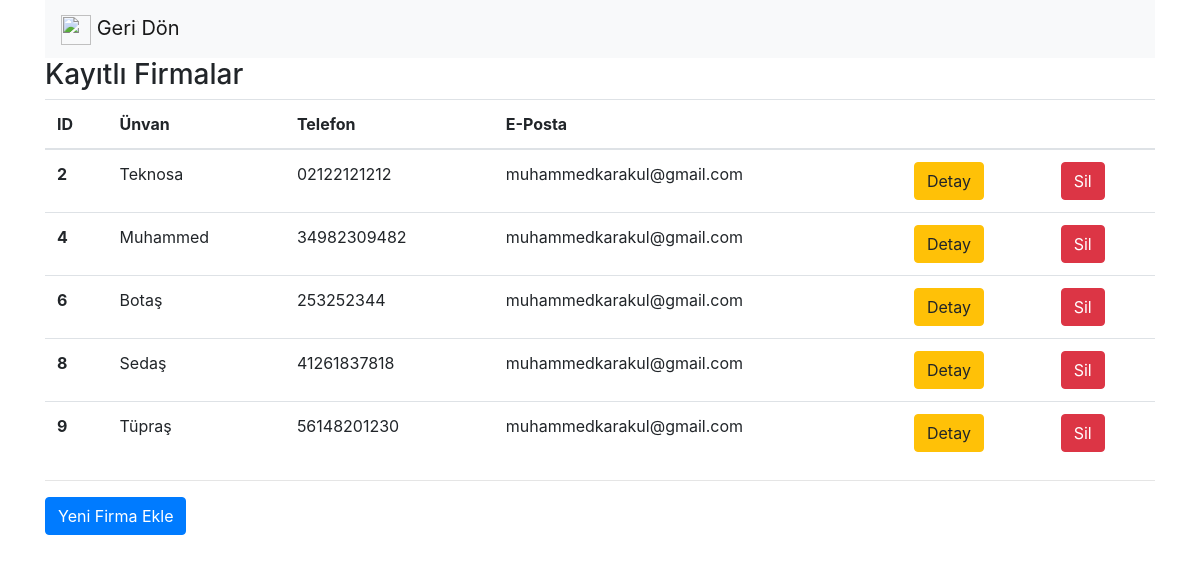
Page /firmaListe on the earlier database version.
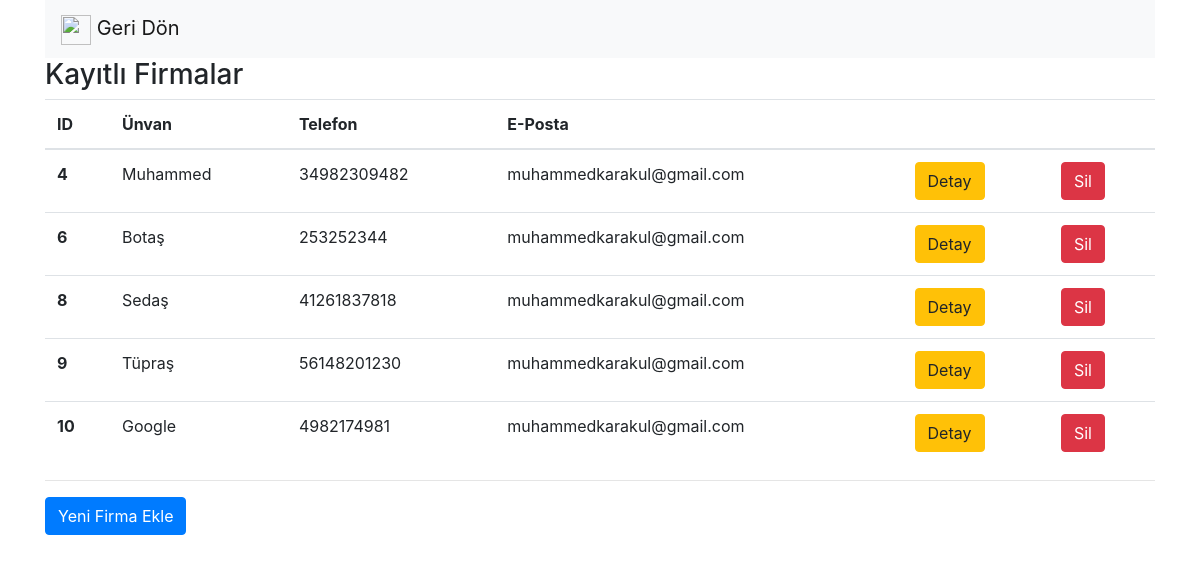
Same page on the later database version.
### safeputapp/models.py (models this page shows, shortened)
class Firma(models.Model):
    kutuk_no = models.CharField(max_length = 10, verbose_name = "Kütük Numarası")
    unvan = models.CharField(max_length = 50, verbose_name = "Ünvan")
    adres = models.CharField(max_length = 250, verbose_name = "Adres")
    posta_kodu = models.CharField(max_length = 10, verbose_name = "Posta Kodu")
    sehir = models.CharField(max_length = 50, verbose_name = "Şehir")
    telefon = models.CharField(max_length = 20, verbose_name = "Telefon")
    faks = models.CharField(max_length = 20, verbose_name = "Faks")
    eposta = models.CharField(max_length = 50, verbose_name = "E-Posta")
    aktifmi = models.BooleanField(verbose_name = "Aktif mi?", default = True)
    olusturma_tarihi = models.DateTimeField(auto_now_add = True, blank = True, verbose_name = "Oluşturma Tarihi")
    duzunleme_tarihi = models.DateTimeField(verbose_name = "Duzenleme Tarihi", blank = True, null = True)

### safeputapp/views.py (the view)
# urls.py: url(r'^firmaListe', firmaListe),
def firmaListe(request):
    firmalar = Firma.objects.all()
    return render( request, "firmaListe.html", { "firmalar" : firmalar } )

### safeputapp/templates/firmaListe.html (shortened to what this page needs)
<!DOCTYPE html>
    <html>
        <head>
        <link rel="stylesheet" href="https://maxcdn.bootstrapcdn.com/bootstrap/4.0.0/css/bootstrap.min.css">
        </head>
        <body>
            <div class="container">
                <nav class="navbar navbar-light bg-light">
                    <a class="navbar-brand" href="anasayfa">
                        <img src="https://image.flaticon.com/icons/svg/118/118739.svg" width="30" height="30" alt=""> Geri Dön
                    </a>
                </nav>
                <h3>Kayıtlı Firmalar</h3>
                    {% if firmalar %}
                        <table class="table">
                            <thead>
                                <tr>
                                <th scope="col">ID</th>
                                <th scope="col">Ünvan</th>
                                <th scope="col">Telefon</th>
                                <th scope="col">E-Posta</th>
                                <th scope="col"></th>
                                <th scope="col"></th>
                                </tr>
                            </thead>
                            <tbody>
                                {% for firma in firmalar %}
                                    {% if firma.aktifmi %}
                                        <tr>
                                            <th scope="row"> {{ firma.id }} </th>
                                            <td> {{ firma.unvan }} </td>
                                            <td> {{ firma.telefon }} </td>
                                            <td> {{ firma.eposta }} </td>
                                            <td><a href="/firmaDetay/{{firma.id}}" class="btn btn-warning">Detay</td>
                                            <td><a href="/firmaSil/{{firma.id}}" class="btn btn-danger">Sil</td>
                                        </tr>
                                    {% endif %}
                                {% endfor %}
                            </tbody>
                        </table>
                    {% else %}
                        <div class="alert alert-danger">
                            Kayıt bulunamadı.
                        </div>
                    {% endif %}
                <hr>
                <a href="firmaEkle" class="btn btn-primary"> Yeni Firma Ekle </a>
            </div>
        </body>
</html>

Differences in the rows shown:
no longer on this page (row edited): Firma: id "2", unvan "Teknosa", telefon "02122121212", eposta "muhammedkarakul@gmail.com"
added Firma: id "10", unvan "Google", telefon "4982174981", eposta "muhammedkarakul@gmail.com"
